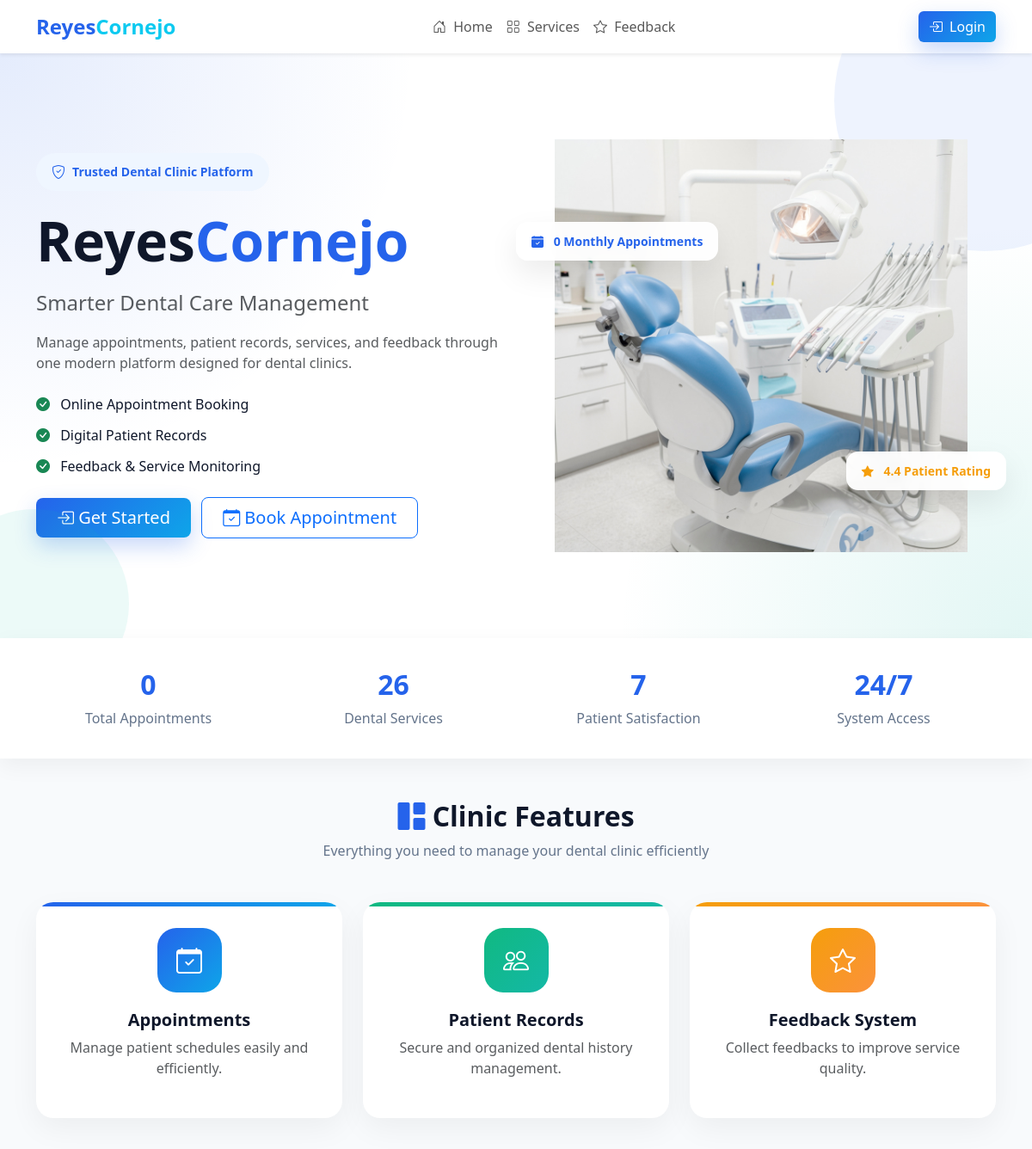
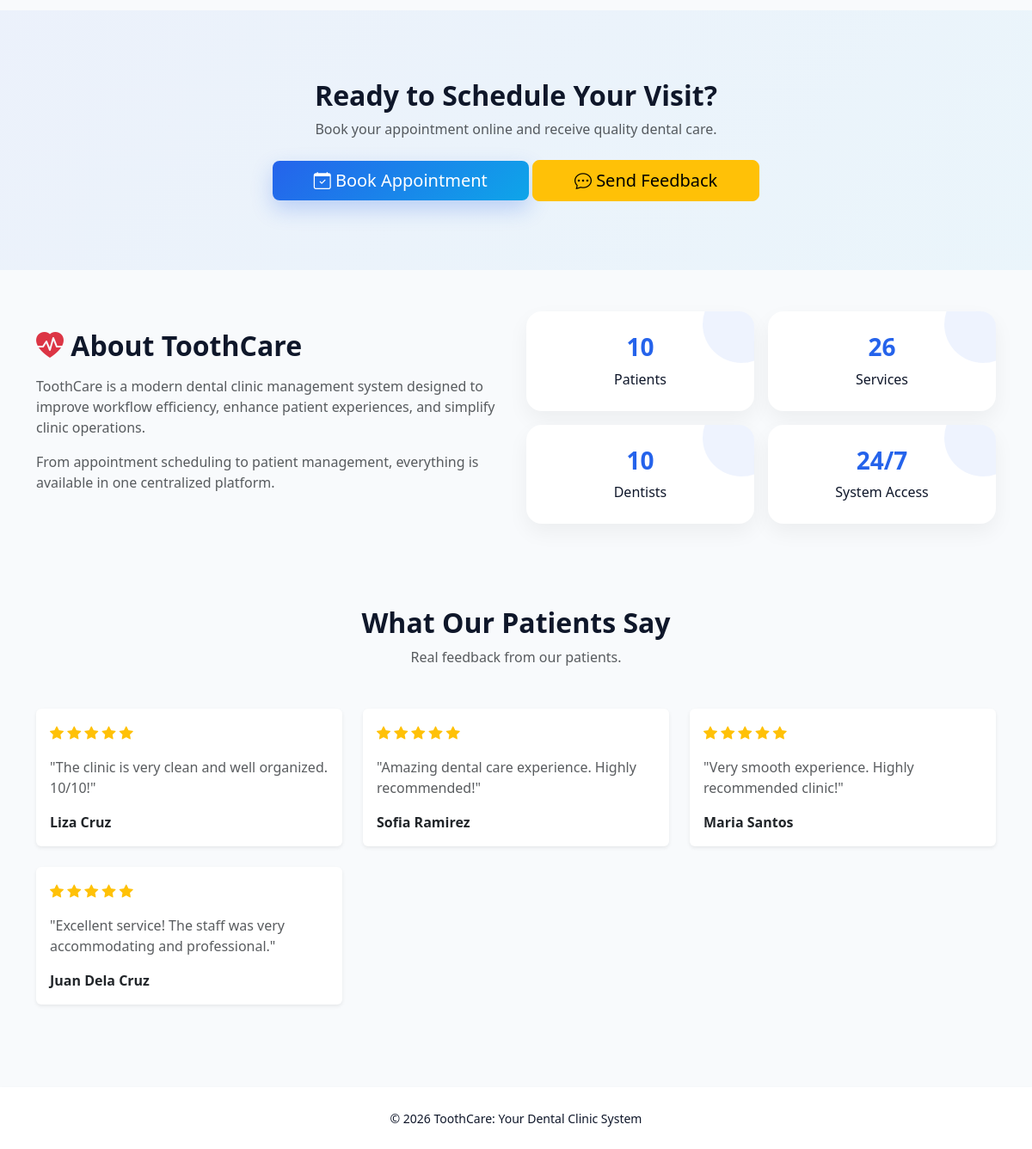
Screenshot of /public/index with the database file from the repository (2 pictures, top to bottom).
### tables this page shows
CREATE TABLE feedbacks (
    id INT AUTO_INCREMENT PRIMARY KEY,

    name VARCHAR(150) NOT NULL,
    email VARCHAR(150) NULL,

    rating TINYINT NOT NULL,

    message TEXT NOT NULL,

    status ENUM('pending', 'approved', 'rejected')
        DEFAULT 'pending',

    is_featured TINYINT(1)
        DEFAULT 0,

    ip_address VARCHAR(45) NULL,

    created_at TIMESTAMP DEFAULT CURRENT_TIMESTAMP,
    updated_at TIMESTAMP DEFAULT CURRENT_TIMESTAMP
        ON UPDATE CURRENT_TIMESTAMP,

    INDEX idx_status (status),
    INDEX idx_rating (rating),
    INDEX idx_created_at (created_at)
);

### models/Database.php (called while the page is built, shortened)
<?php
class Database {
    protected PDO $conn;
    public function __construct() {
        $this->conn = new PDO(
            'mysql:host=localhost;dbname=toothcare;charset=utf8',
            'root',
            '',
            [
                PDO::ATTR_ERRMODE => PDO::ERRMODE_EXCEPTION,
                PDO::ATTR_DEFAULT_FETCH_MODE => PDO::FETCH_ASSOC
            ]
        );
    }
    protected function fetchAll($sql, $params = []) {
        $stmt = $this->conn->prepare($sql);
        $stmt->execute($params);
        return $stmt->fetchAll();
    }
    protected function fetch($sql, $params = []) {
        $stmt = $this->conn->prepare($sql);
        $stmt->execute($params);
        return $stmt->fetch();
    }
}

### models/Appointment.php (called while the page is built, shortened)
<?php
class Appointment extends BaseModel {
    public function totalAppointments() {
        return $this->fetch("
            SELECT COUNT(*) AS total
            FROM appointments
        ")['total'];
    }
    public function appointmentsThisMonth() {
        return $this->fetch("
            SELECT COUNT(*) AS total
            FROM appointments
            WHERE YEAR(appointment_start)=YEAR(CURDATE())
            AND MONTH(appointment_start)=MONTH(CURDATE())
        ")['total'];
    }
}

### models/Feedback.php (called while the page is built, shortened)
<?php
class Feedback extends BaseModel {
    public function getFeatured($limit = 6) {
        return $this->fetchAll("
            SELECT *
            FROM feedbacks
            WHERE status = 'approved'
            AND is_featured = 1
            ORDER BY created_at DESC
            LIMIT {$limit}
        ");
    }
    public function averageRating() {
        return $this->fetch("
            SELECT ROUND(AVG(rating), 1) AS average_rating
            FROM feedbacks
            WHERE status = 'approved'
        ")['average_rating'] ?? 0;
    }
    public function totalApproved() {
        return $this->fetch("
            SELECT COUNT(*) AS total
            FROM feedbacks
            WHERE status = 'approved'
        ")['total'];
    }
}

### models/Service.php (called while the page is built, shortened)
<?php
class Service extends BaseModel {
    public function totalServices() {
        return $this->fetch("
            SELECT COUNT(*) AS total
            FROM services
        ")['total'];
    }
}

### public/index.php (the view, shortened to what this page needs)
<?php
$feedbackModel = new Feedback();
$appointmentModel = new Appointment();
$serviceModel = new Service();
$avgRating = $feedbackModel->averageRating();
$totalFeedbacks = $feedbackModel->totalApproved();
$monthlyAppointments = $appointmentModel->appointmentsThisMonth();
$totalAppointments = $appointmentModel->totalAppointments();
$totalServices = $serviceModel->totalServices();
$featuredFeedbacks = $feedbackModel->getFeatured();
?>
<section class="hero">
    <div class="container">
        <div class="row align-items-center">
            <div class="col-lg-6">
                <div class="hero-badge">
                    <i class="bi bi-shield-check"></i>
                    Trusted Dental Clinic Platform
                </div>
                <h1 class="fw-bold display-3">
                    <?= BRAND_NAME_FIRST ?><span class="text-primary"><?= BRAND_NAME_SECOND ?></span>
                </h1>
                <p class="fs-4 text-muted mt-3">
                    Smarter Dental Care Management
                </p>
                <p class="text-muted">
                    Manage appointments, patient records, services, and feedback
                    through one modern platform designed for dental clinics.
                </p>
                <div class="hero-features mt-4">
                    <div>
                        <i class="bi bi-check-circle-fill text-success"></i>
                        Online Appointment Booking
                    </div>
                    <div>
                        <i class="bi bi-check-circle-fill text-success"></i>
                        Digital Patient Records
                    </div>
                    <div>
                        <i class="bi bi-check-circle-fill text-success"></i>
                        Feedback & Service Monitoring
                    </div>
                </div>
                <div class="mt-4">
                    <a href="<?= PROJECT_BASE ?>login" class="btn btn-primary btn-lg px-4 me-2">
                        <i class="bi bi-box-arrow-in-right"></i>
                        Get Started
                    </a>
                    <a href="<?= PROJECT_BASE ?>appointment" class="btn btn-outline-primary btn-lg px-4">
                        <i class="bi bi-calendar-check"></i>
                        Book Appointment
                    </a>
                </div>
            </div>
            <div class="col-lg-6 text-center position-relative">
                <img src="<?= PROJECT_BASE ?>assets/images/bg.png"
                    class="hero-img img-fluid">
                <div class="hero-floating-card card-1">
                    <i class="bi bi-calendar-check-fill"></i>
                    <?= number_format($monthlyAppointments) ?> Monthly Appointments
                </div>
                <div class="hero-floating-card card-2">
                    <i class="bi bi-star-fill"></i>
                    <?= $avgRating ?> Patient Rating
                </div>
            </div>
        </div>
    </div>
</section>
<section class="stats-strip">
    <div class="container">
        <div class="row text-center">
            <div class="col-md-3">
                <h3><?= number_format($totalAppointments); ?></h3>
                <p>Total Appointments</p>
            </div>
            <div class="col-md-3">
                <h3><?= number_format($totalServices); ?></h3>
                <p>Dental Services</p>
            </div>
            <div class="col-md-3">
                <h3><?= number_format($totalFeedbacks); ?></h3>
                <p>Patient Satisfaction</p>
            </div>
            <div class="col-md-3">
                <h3>24/7</h3>
                <p>System Access</p>
            </div>
        </div>
    </div>
</section>
<section class="container py-5">
    <h2 class="section-title text-center">
        <i class="bi bi-grid-1x2-fill text-primary"></i>
        Clinic Features
    </h2>
    <p class="section-subtitle text-center mb-5">
        Everything you need to manage your dental clinic efficiently
    </p>
    <div class="row g-4">
        <div class="col-md-4">
            <div class="feature-blue">
            </div>
        </div>
        <div class="col-md-4">
            <div class="feature-green">
            </div>
        </div>
        <div class="col-md-4">
            <div class="feature-orange">
            </div>
        </div>
    </div>
</section>
<section class="cta-section">
    <div class="container text-center">
        <h2 class="fw-bold">
            Ready to Schedule Your Visit?
        </h2>
        <p class="text-muted mb-4">
            Book your appointment online and receive quality dental care.
        </p>
        <a href="<?= PROJECT_BASE ?>appointment" class="btn btn-primary btn-lg px-5">
            <i class="bi bi-calendar-check"></i>
            Book Appointment
        </a>
        <a href="<?= PROJECT_BASE ?>feedback" class="btn btn-warning btn-lg px-5">
            <i class="bi bi-chat-dots"></i>
            Send Feedback
        </a>
    </div>
</section>
<section class="container py-5">
    <div class="row align-items-center">
        <div class="col-lg-6">
            <h2 class="fw-bold">
                <i class="bi bi-heart-pulse-fill text-danger"></i>
                About <?= BRAND_NAME ?>
            </h2>
            <p class="text-muted mt-3">
                <?= BRAND_NAME ?> is a modern dental clinic management system designed
                to improve workflow efficiency, enhance patient experiences,
                and simplify clinic operations.
            </p>
            <p class="text-muted">
                From appointment scheduling to patient management,
                everything is available in one centralized platform.
            </p>
        </div>
        <div class="col-lg-6">
            <div class="row g-3">
                <div class="col-6">
                </div>
                <div class="col-6">
                </div>
                <div class="col-6">
                </div>
                <div class="col-6">
                </div>
            </div>
        </div>
    </div>
</section>
<?php if (!empty($featuredFeedbacks)): ?>
    <section class="container py-5">
        <div class="text-center mb-5">
            <h2 class="fw-bold">
                What Our Patients Say
            </h2>
            <p class="text-muted">
                Real feedback from our patients.
            </p>
        </div>
        <div class="row g-4">
            <?php foreach ($featuredFeedbacks as $feedback): ?>
                <div class="col-md-4">
                    <div class="card h-100 border-0 shadow-sm">
                        <div class="card-body">
                            <div class="mb-3 text-warning">
                                <?php for ($i = 1; $i <= 5; $i++): ?>
                                    <i class="bi bi-star-fill <?= $i <= $feedback['rating'] ? '' : 'text-secondary' ?>"></i>
                                <?php endfor; ?>
                            </div>
                            <p class="text-muted">
                                "<?= htmlspecialchars($feedback['message']) ?>"
                            </p>
                            <div class="fw-bold">
                                <?= htmlspecialchars($feedback['name']) ?>
                            </div>
                        </div>
                    </div>
                </div>
            <?php endforeach; ?>
        </div>
    </section>
<?php endif; ?>

### rows the page displays
feedbacks: rating 5 (drawn), message "The clinic is very clean and well organized. 10/10!", name "Liza Cruz"
feedbacks: rating 5 (drawn), message "Amazing dental care experience. Highly recommended!", name "Sofia Ramirez"
feedbacks: rating 5 (drawn), message "Very smooth experience. Highly recommended clinic!", name "Maria Santos"
feedbacks: rating 5 (drawn), message "Excellent service! The staff was very accommodating and professional.", name "Juan Dela Cruz"

### other values shown
BRAND_NAME_FIRST "Reyes"
BRAND_NAME_SECOND "Cornejo"
$monthlyAppointments "0"
$avgRating "4.4"
$totalAppointments "0"
$totalServices "26"
$totalFeedbacks "7"
$title "Appointments Patient Records Feedback System"
$desc "Manage patient schedules easily and efficiently. Secure and organized dental history management. Collect feedbacks to improve service quality."
BRAND_NAME "ToothCare"
$value "10 26 10 24/7"
$label "Patients Services Dentists System Access"
